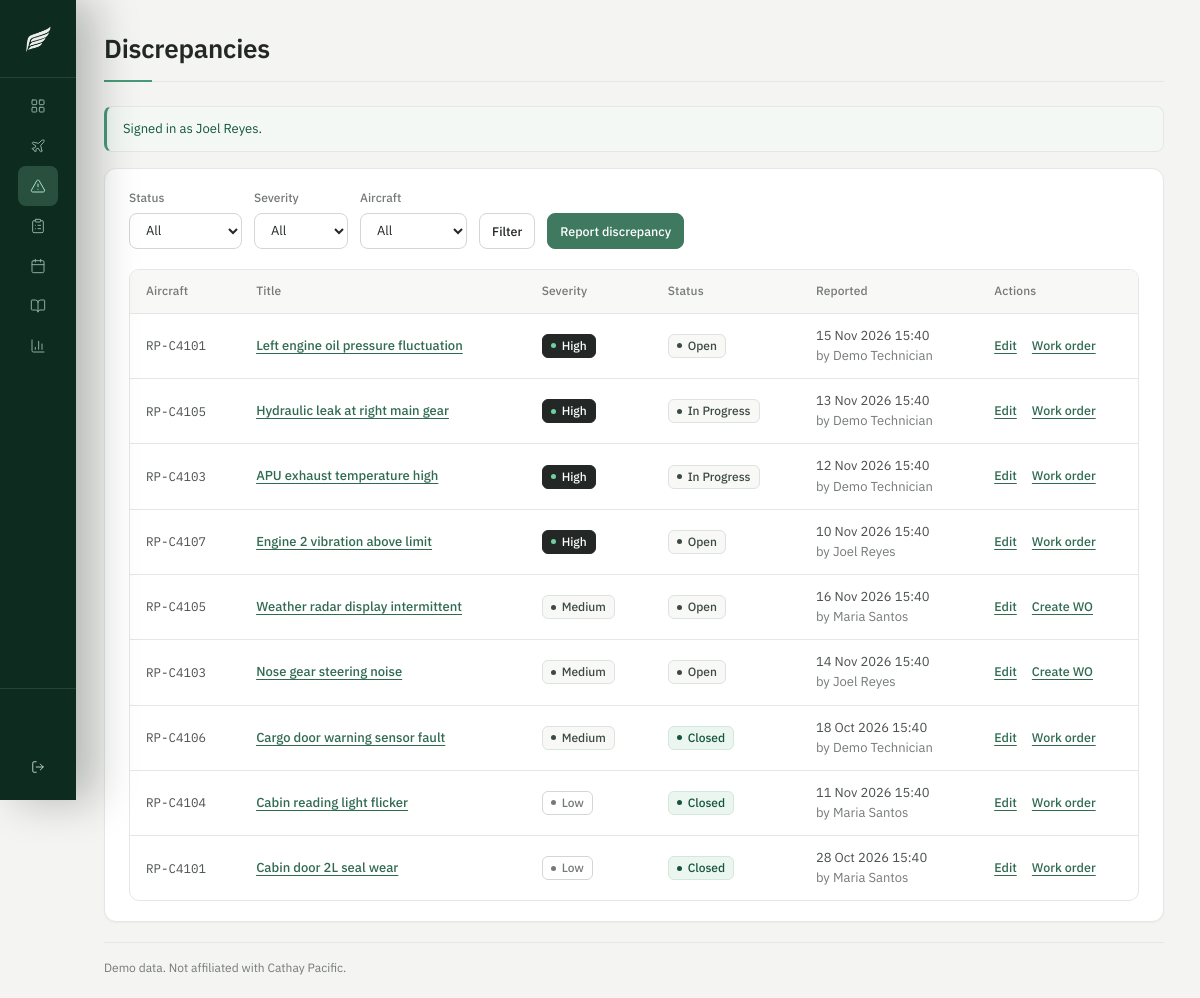
Screenshot of /discrepancies/index.php (signed in) with the database file from the repository.
### tables this page shows
CREATE TABLE discrepancies (
    id INT UNSIGNED AUTO_INCREMENT PRIMARY KEY,
    aircraft_id INT UNSIGNED NOT NULL,
    reported_by INT UNSIGNED NOT NULL,
    title VARCHAR(150) NOT NULL,
    description TEXT NOT NULL,
    severity VARCHAR(10) NOT NULL DEFAULT 'medium',
    status VARCHAR(20) NOT NULL DEFAULT 'open',
    reported_at DATETIME NOT NULL DEFAULT CURRENT_TIMESTAMP,
    closed_at DATETIME NULL,
    INDEX idx_discrepancy_status (status),
    INDEX idx_discrepancy_severity (severity),
    CONSTRAINT fk_discrepancy_aircraft FOREIGN KEY (aircraft_id) REFERENCES aircraft (id),
    CONSTRAINT fk_discrepancy_user FOREIGN KEY (reported_by) REFERENCES users (id)
);

CREATE TABLE aircraft (
    id INT UNSIGNED AUTO_INCREMENT PRIMARY KEY,
    registration VARCHAR(20) NOT NULL UNIQUE,
    aircraft_type VARCHAR(60) NOT NULL,
    msn VARCHAR(30) NOT NULL UNIQUE,
    base VARCHAR(10) NOT NULL,
    status VARCHAR(20) NOT NULL DEFAULT 'in_service',
    total_hours DECIMAL(10,1) NOT NULL DEFAULT 0.0,
    created_at DATETIME NOT NULL DEFAULT CURRENT_TIMESTAMP
);

CREATE TABLE users (
    id INT UNSIGNED AUTO_INCREMENT PRIMARY KEY,
    username VARCHAR(50) NOT NULL UNIQUE,
    password_hash VARCHAR(255) NOT NULL,
    full_name VARCHAR(100) NOT NULL,
    role VARCHAR(20) NOT NULL DEFAULT 'technician',
    created_at DATETIME NOT NULL DEFAULT CURRENT_TIMESTAMP
);

### lib/db.php (called while the page is built, shortened)
<?php
function db(): PDO
{
    static $pdo = null;
    if ($pdo === null) {
        $dsn = 'mysql:host=' . DB_HOST . ';dbname=' . DB_NAME . ';charset=utf8mb4';
        $pdo = new PDO($dsn, DB_USER, DB_PASS, [
            PDO::ATTR_ERRMODE => PDO::ERRMODE_EXCEPTION,
            PDO::ATTR_DEFAULT_FETCH_MODE => PDO::FETCH_ASSOC,
            PDO::ATTR_EMULATE_PREPARES => false,
        ]);
    }
    return $pdo;
}

### discrepancies/index.php (the view, shortened to what this page needs)
<?php
$params = [];
$sql = 'SELECT d.*, a.registration, u.full_name AS reporter,
            (SELECT wo.id FROM work_orders wo WHERE wo.discrepancy_id = d.id ORDER BY wo.id DESC LIMIT 1) AS work_order_id
        FROM discrepancies d
        JOIN aircraft a ON a.id = d.aircraft_id
        JOIN users u ON u.id = d.reported_by';
$sql .= " ORDER BY FIELD(d.severity, 'high', 'medium', 'low'), d.reported_at DESC";
$stmt = db()->prepare($sql);
$stmt->execute($params);
$list = $stmt->fetchAll();
require __DIR__ . '/../includes/header.php';
?>
<div class="panel">
    <form method="get" action="<?= url('discrepancies/index.php') ?>" class="filter-bar">
        <div class="filter-item">
            <label for="status">Status</label>
            <select id="status" name="status">
                <option value="">All</option>
            </select>
        </div>
        <div class="filter-item">
            <label for="severity">Severity</label>
            <select id="severity" name="severity">
                <option value="">All</option>
            </select>
        </div>
        <div class="filter-item">
            <label for="aircraft_id">Aircraft</label>
            <select id="aircraft_id" name="aircraft_id">
                <option value="">All</option>
            </select>
        </div>
        <button type="submit" class="btn btn-secondary btn-small">Filter</button>
        <a class="btn btn-small" href="<?= url('discrepancies/create.php') ?>">Report discrepancy</a>
    </form>
    <?php if ($list): ?>
        <div class="table-wrap">
            <table>
                <thead>
                    <tr>
                        <th>Aircraft</th>
                        <th>Title</th>
                        <th>Severity</th>
                        <th>Status</th>
                        <th>Reported</th>
                        <th>Actions</th>
                    </tr>
                </thead>
                <tbody>
                    <?php foreach ($list as $item): ?>
                        <tr>
                            <td class="nowrap mono"><?= e($item['registration']) ?></td>
                            <td><a href="<?= url('discrepancies/edit.php?id=' . $item['id']) ?>"><?= e($item['title']) ?></a></td>
                            <td><?= pill($item['severity']) ?></td>
                            <td><?= pill($item['status']) ?></td>
                            <td class="nowrap">
                                <?= e(fmt_datetime($item['reported_at'])) ?>
                                <div class="muted">by <?= e($item['reporter']) ?></div>
                            </td>
                            <td class="actions">
                                <a href="<?= url('discrepancies/edit.php?id=' . $item['id']) ?>">Edit</a>
                                <?php if ($item['work_order_id']): ?>
                                    <a href="<?= url('work-orders/view.php?id=' . $item['work_order_id']) ?>">Work order</a>
                                <?php elseif ($item['status'] !== 'closed'): ?>
                                    <a href="<?= url('work-orders/create.php?discrepancy_id=' . $item['id']) ?>">Create WO</a>
                                <?php endif; ?>
                            </td>
                        </tr>
                    <?php endforeach; ?>
                </tbody>
            </table>
        </div>
    <?php else: ?>
        <p class="empty">No discrepancies match this filter.</p>
    <?php endif; ?>
</div>
<?php require __DIR__ . '/../includes/footer.php'; ?>

### lib/format.php (shortened to what this page needs)
<?php
function e(?string $value): string
{
    return htmlspecialchars((string) $value, ENT_QUOTES, 'UTF-8');
}
function url(string $path = ''): string
{
    return BASE_URL . '/' . ltrim($path, '/');
}
function status_label(string $status): string
{
    return ucwords(str_replace('_', ' ', $status));
}
function pill(string $status): string
{
    $class = 'status-' . str_replace('_', '-', $status);
    return '<span class="status ' . e($class) . '">' . e(status_label($status)) . '</span>';
}
function fmt_datetime(?string $value): string
{
    return date('j M Y H:i', strtotime($value));
}

### assets/css/app.css (style rules this page uses)
:root { --font-sans: "IBM Plex Sans", system-ui, -apple-system, "Segoe UI", Arial, sans-serif; --font-mono: "IBM Plex Mono", ui-monospace, SFMono-Regular, Menlo, Consolas, monospace; --green-900: #213f33; --green-800: #2a5442; --green-700: #32624d; --green-600: #3a6f58; --green-500: #3f7a60; --green-400: #5c9a7e; --accent: #479b78; --accent-ink: #2c6b51; --green-50: #f3f7f4; --canvas: #f4f4f3; --surface: #ffffff; --surface-2: #f8f8f7; --line: #e6e6e4; --line-strong: #d5d6d3; --ink: #232826; --body: #4b504d; --muted: #757a77; --radius-control: 8px; --radius-card: 12px; --ease: cubic-bezier(0.2, 0, 0, 1); --rail: #0e2b20; --rail-text: #d7e3db; --rail-muted: #9dbbab; --rail-hover: rgba(127, 196, 164, 0.16); --rail-active: rgba(127, 196, 164, 0.24); }
* { box-sizing: border-box; }
html { background: var(--canvas); }
body { margin: 0; padding: 0; min-height: 100vh; font-family: var(--font-sans); font-size: 14px; line-height: 1.55; color: var(--ink); background: var(--canvas); font-variant-numeric: tabular-nums; }
a { color: #2f6a51; text-decoration-thickness: 1px; text-underline-offset: 3px; }
.main > * { width: 100%; max-width: 1400px; margin-left: 0; margin-right: auto; }
.panel { background: var(--surface); border: 1px solid var(--line); border-radius: var(--radius-card); padding: 20px 24px; margin-bottom: 20px; color: var(--body); box-shadow: 0 1px 2px rgba(16, 32, 24, 0.04); }
.table-wrap { overflow-x: auto; border: 1px solid var(--line); border-radius: 10px; background: var(--surface); }
table { width: 100%; border-collapse: collapse; background: transparent; }
th, td { padding: 12px 16px; border-bottom: 1px solid var(--line); text-align: left; vertical-align: middle; }
th { background: var(--surface-2); font-size: 12px; font-weight: 500; letter-spacing: 0.01em; color: var(--muted); white-space: nowrap; }
td { font-size: 13px; color: var(--body); }
tbody tr { transition: background-color 120ms var(--ease); }
tbody tr:last-child td { border-bottom: 0; }
td a { font-weight: 500; }
td.actions { white-space: nowrap; }
td.actions a { margin-right: 12px; font-size: 12.5px; }
td.actions a:last-child { margin-right: 0; }
.status { display: inline-flex; align-items: center; gap: 6px; padding: 2px 8px; border: 1px solid transparent; border-radius: 6px; font-size: 12px; font-weight: 500; line-height: 1.5; white-space: nowrap; color: var(--body); }
.status::before { content: ""; flex: none; width: 5px; height: 5px; border-radius: 50%; background: currentColor; }
.status-completed, .status-in-service, .status-closed { background: #ecf6f0; border-color: #d3e8dc; color: #14563c; }
.status-open, .status-in-progress, .status-medium, .status-repair { background: var(--surface-2); border-color: #dde3df; color: #3d4a43; }
.status-grounded, .status-overdue, .status-high { background: var(--ink); border-color: var(--ink); color: #ffffff; }
.status-grounded::before, .status-overdue::before, .status-high::before { background: #6fd0a2; }
.status-low, .status-note, .status-cancelled, .status-upcoming { background: transparent; border-color: var(--line-strong); color: var(--muted); }
.btn { display: inline-flex; align-items: center; justify-content: center; gap: 8px; padding: 10px 16px; border-radius: var(--radius-control); border: 1px solid var(--green-500); background: var(--green-500); color: #ffffff; font: inherit; font-size: 13px; font-weight: 500; text-decoration: none; cursor: pointer; transition: background-color 140ms var(--ease), border-color 140ms var(--ease), color 140ms var(--ease); }
.btn-secondary { background: var(--surface); border-color: var(--line-strong); color: var(--ink); }
.btn-small { padding: 6px 12px; font-size: 12.5px; }
.filter-bar { display: flex; flex-wrap: wrap; gap: 12px; align-items: flex-end; margin-bottom: 20px; }
.filter-item label { display: block; margin-bottom: 6px; font-size: 12px; font-weight: 500; color: var(--muted); }
.filter-item input, .filter-item select { height: 36px; padding: 0 12px; border: 1px solid var(--line-strong); border-radius: 8px; background: var(--surface); color: var(--ink); font: inherit; font-size: 13px; transition: border-color 140ms var(--ease), box-shadow 140ms var(--ease); }
.filter-bar .btn { height: 36px; padding-top: 0; padding-bottom: 0; }
.mono { font-family: var(--font-mono); font-size: 12.5px; font-weight: 400; white-space: nowrap; }
.muted { color: var(--muted); }
.nowrap { white-space: nowrap; }

### rows the page displays
discrepancies: aircraft.registration "RP-C4101", title "Left engine oil pressure fluctuation", severity "High Open", reported_at "15 Nov 2026 15:40", reported_by.full_name "Demo Technician"
discrepancies: aircraft.registration "RP-C4105", title "Hydraulic leak at right main gear", severity "High In Progress", reported_at "13 Nov 2026 15:40", reported_by.full_name "Demo Technician"
discrepancies: aircraft.registration "RP-C4103", title "APU exhaust temperature high", severity "High In Progress", reported_at "12 Nov 2026 15:40", reported_by.full_name "Demo Technician"
discrepancies: aircraft.registration "RP-C4107", title "Engine 2 vibration above limit", severity "High Open", reported_at "10 Nov 2026 15:40", reported_by.full_name "Joel Reyes"
discrepancies: aircraft.registration "RP-C4105", title "Weather radar display intermittent", severity "Medium Open", reported_at "16 Nov 2026 15:40", reported_by.full_name "Maria Santos"
discrepancies: aircraft.registration "RP-C4103", title "Nose gear steering noise", severity "Medium Open", reported_at "14 Nov 2026 15:40", reported_by.full_name "Joel Reyes"
discrepancies: aircraft.registration "RP-C4106", title "Cargo door warning sensor fault", severity "Medium Closed", reported_at "18 Oct 2026 15:40", reported_by.full_name "Demo Technician"
discrepancies: aircraft.registration "RP-C4104", title "Cabin reading light flicker", severity "Low Closed", reported_at "11 Nov 2026 15:40", reported_by.full_name "Maria Santos"
discrepancies: aircraft.registration "RP-C4101", title "Cabin door 2L seal wear", severity "Low Closed", reported_at "28 Oct 2026 15:40", reported_by.full_name "Maria Santos"

### other values shown
$pageTitle "Discrepancies"
$flash['message'] "Signed in as Joel Reyes."
